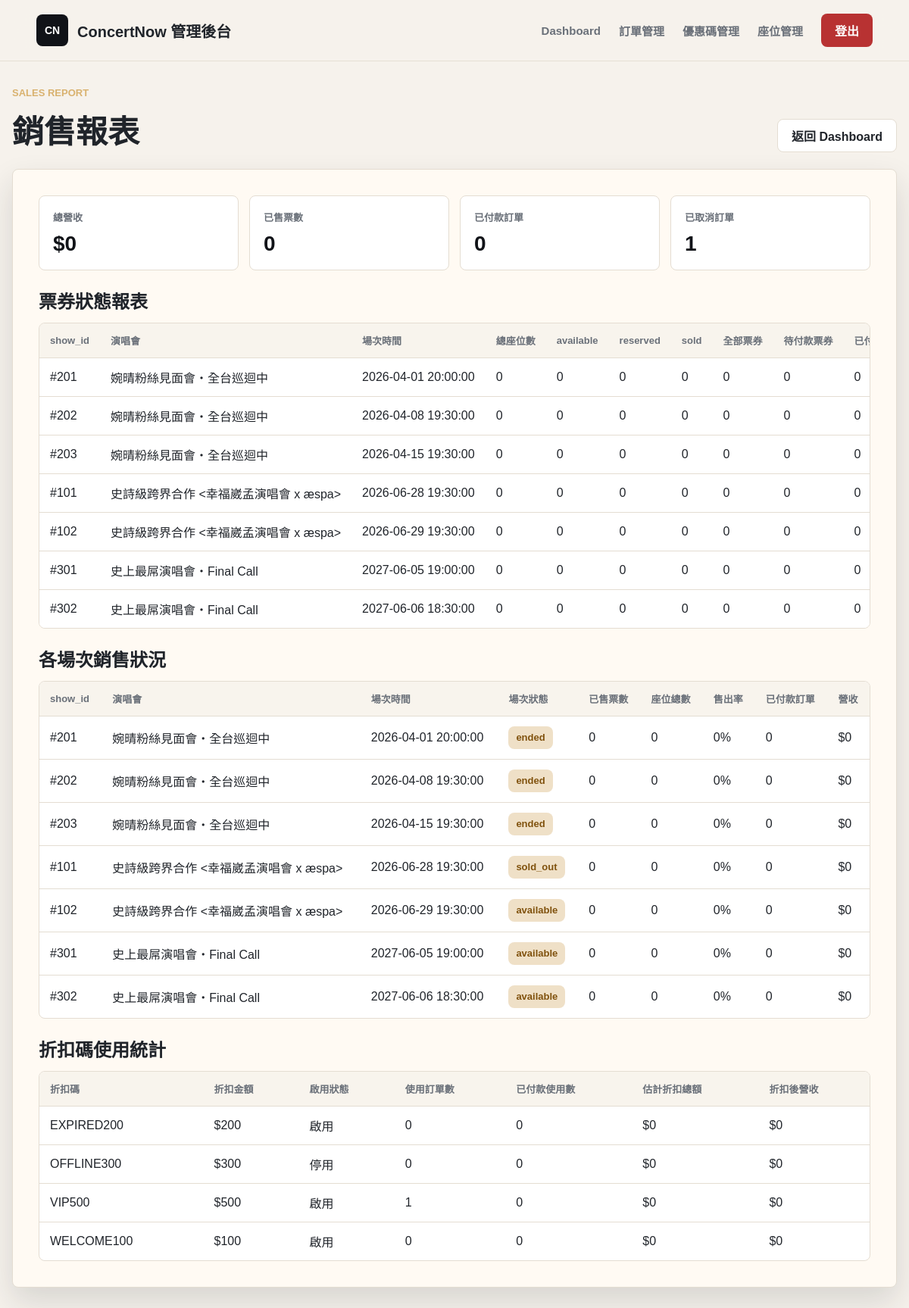
The app's page /manager/reports.php (signed in) with its own data.
### tables this page shows
CREATE TABLE ShowDate (
    show_id INT AUTO_INCREMENT PRIMARY KEY,
    concert_id INT NOT NULL,                          
    show_datetime DATETIME NOT NULL,                  
    status VARCHAR(50) DEFAULT 'available',           
    FOREIGN KEY (concert_id) REFERENCES Concert(concert_id) ON DELETE CASCADE
);

CREATE TABLE Concert (
    concert_id INT AUTO_INCREMENT PRIMARY KEY,
    organizer_id INT NULL,                           
    artist VARCHAR(100) NOT NULL,                     
    title VARCHAR(255) NOT NULL,                      
    venue VARCHAR(100) NOT NULL,                      
    concert_address VARCHAR(255) NOT NULL,                    
    image VARCHAR(255),                               
    sale_start DATETIME NOT NULL,                     
    sale_end DATETIME NOT NULL,                       
    description TEXT,                                 
    notice TEXT,                                      
    created_at TIMESTAMP DEFAULT CURRENT_TIMESTAMP,
    FOREIGN KEY (organizer_id) REFERENCES Organizer(organizer_id) ON DELETE SET NULL
);

CREATE TABLE PromoCode (
    promo_id INT AUTO_INCREMENT PRIMARY KEY,
    code_name VARCHAR(50) NOT NULL UNIQUE,  
    discount_amount INT NOT NULL,           
    usage_limit INT NULL,                   
    starts_at DATETIME NULL,                
    expires_at DATETIME NULL,               
    is_active BOOLEAN DEFAULT TRUE,         
    created_at TIMESTAMP DEFAULT CURRENT_TIMESTAMP,
    updated_at TIMESTAMP DEFAULT CURRENT_TIMESTAMP ON UPDATE CURRENT_TIMESTAMP
);

### manager/reports.php (the view, shortened to what the rows shown need)
<?php
$authGuardPath = __DIR__ . '/../includes/auth_guard.php';
if (file_exists($authGuardPath)) {
    require_once $authGuardPath;
    if (function_exists('require_role')) {
        require_role('manager');
    }
} else {
    require_once __DIR__ . '/../includes/manager_auth.php';
}
require_once __DIR__ . '/../includes/db_config.php';
function moneyText($value)
{
    return '$' . number_format((float) $value);
}
$errors = [];
$showReports = [];
$ticketStatusReports = [];
$promoReports = [];
$dbReady = $pdo instanceof PDO;
if (!$dbReady) {
    $errors[] = '目前無法連線資料庫，請確認 MySQL 與 includes/db_config.php 設定。';
} else {
    try {
        $stmt = $pdo->prepare(
            "SELECT
                show_date.show_id,
                show_date.show_datetime,
                show_date.status AS show_status,
                concert.title AS concert_title,
                COUNT(DISTINCT seat.seat_id) AS total_seats,
                COUNT(DISTINCT CASE WHEN seat.status = 'sold' THEN seat.seat_id END) AS sold_tickets,
                COALESCE(order_summary.paid_orders, 0) AS paid_orders,
                COALESCE(order_summary.revenue, 0) AS revenue
             FROM ShowDate show_date
             INNER JOIN Concert concert ON concert.concert_id = show_date.concert_id
             LEFT JOIN Seat seat ON seat.show_id = show_date.show_id
             LEFT JOIN Ticket ticket ON ticket.seat_id = seat.seat_id
             LEFT JOIN Orders orders_table ON orders_table.order_id = ticket.order_id
             LEFT JOIN (
                SELECT show_id, COUNT(*) AS paid_orders, SUM(total_price) AS revenue
                FROM Orders
                WHERE status = 'paid'
                GROUP BY show_id
             ) order_summary ON order_summary.show_id = show_date.show_id
             GROUP BY
                show_date.show_id,
                show_date.show_datetime,
                show_date.status,
                concert.title,
                order_summary.paid_orders,
                order_summary.revenue
             ORDER BY show_date.show_datetime, show_date.show_id"
        );
        $stmt->execute();
        $showReports = $stmt->fetchAll();
    } catch (PDOException $exception) {
        error_log('Fetch show sales report failed: ' . $exception->getMessage());
        $errors[] = '讀取各場次銷售狀況失敗，請稍後再試。';
    }
    try {
        $stmt = $pdo->prepare(
            "SELECT
                show_date.show_id,
                show_date.show_datetime,
                concert.title AS concert_title,
                COUNT(DISTINCT seat.seat_id) AS total_seats,
                COUNT(DISTINCT CASE WHEN seat.status = 'available' THEN seat.seat_id END) AS available_seats,
                COUNT(DISTINCT CASE WHEN seat.status = 'reserved' THEN seat.seat_id END) AS reserved_seats,
                COUNT(DISTINCT CASE WHEN seat.status = 'sold' THEN seat.seat_id END) AS sold_seats,
                COUNT(DISTINCT ticket.ticket_id) AS total_tickets,
                COUNT(DISTINCT CASE WHEN orders_table.status = 'pending_payment' THEN ticket.ticket_id END) AS pending_tickets,
                COUNT(DISTINCT CASE WHEN orders_table.status = 'paid' THEN ticket.ticket_id END) AS paid_tickets,
                COUNT(DISTINCT cancelled_ticket.cancelled_ticket_id) AS cancelled_tickets
             FROM ShowDate show_date
             INNER JOIN Concert concert ON concert.concert_id = show_date.concert_id
             LEFT JOIN Seat seat ON seat.show_id = show_date.show_id
             LEFT JOIN Ticket ticket ON ticket.seat_id = seat.seat_id
             LEFT JOIN Orders orders_table ON orders_table.order_id = ticket.order_id
             LEFT JOIN CancelledTicket cancelled_ticket ON cancelled_ticket.show_id = show_date.show_id
             GROUP BY show_date.show_id, show_date.show_datetime, concert.title
             ORDER BY show_date.show_datetime, show_date.show_id"
        );
        $stmt->execute();
        $ticketStatusReports = $stmt->fetchAll();
    } catch (PDOException $exception) {
        error_log('Fetch ticket status report failed: ' . $exception->getMessage());
        $errors[] = '讀取票券狀態報表失敗，請稍後再試。';
    }
    try {
        $stmt = $pdo->prepare(
            "SELECT
                promo.promo_id,
                promo.code_name,
                promo.discount_amount,
                promo.is_active,
                COUNT(orders_table.order_id) AS used_orders,
                COALESCE(SUM(CASE WHEN orders_table.status = 'paid' THEN 1 ELSE 0 END), 0) AS paid_used_orders,
                COALESCE(SUM(CASE WHEN orders_table.status = 'paid' THEN promo.discount_amount ELSE 0 END), 0) AS estimated_discount_total,
                COALESCE(SUM(CASE WHEN orders_table.status = 'paid' THEN orders_table.total_price ELSE 0 END), 0) AS paid_revenue_after_discount
             FROM PromoCode promo
             LEFT JOIN Orders orders_table ON orders_table.promo_id = promo.promo_id
             GROUP BY promo.promo_id, promo.code_name, promo.discount_amount, promo.is_active
             ORDER BY paid_used_orders DESC, promo.code_name"
        );
        $stmt->execute();
        $promoReports = $stmt->fetchAll();
    } catch (PDOException $exception) {
        error_log('Fetch promo report failed: ' . $exception->getMessage());
        $errors[] = '讀取折扣碼使用統計失敗，請稍後再試。';
    }
}
?>
<!doctype html>
<html lang="zh-Hant">
<head>
    <link rel="stylesheet" href="../assets/css/style.css">
</head>
<body>
    <main class="concert-section manager-reports">
        <div class="section-title">
            <div>
                <h2>銷售報表</h2>
            </div>
        </div>
        <section class="placeholder-card reports-panel">
            <div class="reports-layout">
                <div class="report-section">
                    <div class="table-wrap">
                        <?php if ($ticketStatusReports): ?>
                            <table class="report-table">
                                <thead>
                                    <tr>
                                        <th>show_id</th>
                                        <th>演唱會</th>
                                        <th>場次時間</th>
                                        <th>總座位數</th>
                                        <th>available</th>
                                        <th>reserved</th>
                                        <th>sold</th>
                                        <th>全部票券</th>
                                        <th>待付款票券</th>
                                        <th>已付款票券</th>
                                    </tr>
                                </thead>
                                <tbody>
                                    <?php foreach ($ticketStatusReports as $ticketStatus): ?>
                                        <?php
                                        $totalSeats = (int) $ticketStatus['total_seats'];
                                        $soldSeats = (int) $ticketStatus['sold_seats'];
                                        $reservedSeats = (int) $ticketStatus['reserved_seats'];
                                        ?>
                                        <tr>
                                            <td>#<?= h($ticketStatus['show_id']) ?></td>
                                            <td><?= h($ticketStatus['concert_title']) ?></td>
                                            <td><?= h($ticketStatus['show_datetime']) ?></td>
                                            <td><?= h($totalSeats) ?></td>
                                            <td><?= h((int) $ticketStatus['available_seats']) ?></td>
                                            <td><?= h($reservedSeats) ?></td>
                                            <td><?= h($soldSeats) ?></td>
                                            <td><?= h((int) $ticketStatus['total_tickets']) ?></td>
                                            <td><?= h((int) $ticketStatus['pending_tickets']) ?></td>
                                            <td><?= h((int) $ticketStatus['paid_tickets']) ?></td>
                                        </tr>
                                    <?php endforeach; ?>
                                </tbody>
                            </table>
                        <?php else: ?>
                            <div class="empty-row">目前沒有票券狀態資料。</div>
                        <?php endif; ?>
                    </div>
                </div>
                <div class="report-section">
                    <div class="table-wrap">
                        <?php if ($showReports): ?>
                            <table class="report-table">
                                <thead>
                                    <tr>
                                        <th>show_id</th>
                                        <th>演唱會</th>
                                        <th>場次時間</th>
                                        <th>場次狀態</th>
                                        <th>已售票數</th>
                                        <th>座位總數</th>
                                        <th>售出率</th>
                                        <th>已付款訂單</th>
                                        <th>營收</th>
                                    </tr>
                                </thead>
                                <tbody>
                                    <?php foreach ($showReports as $show): ?>
                                        <?php
                                        $totalSeats = (int) $show['total_seats'];
                                        $soldTickets = (int) $show['sold_tickets'];
                                        $soldRate = $totalSeats > 0 ? round($soldTickets / $totalSeats * 100, 1) . '%' : '0%';
                                        ?>
                                        <tr>
                                            <td>#<?= h($show['show_id']) ?></td>
                                            <td><?= h($show['concert_title']) ?></td>
                                            <td><?= h($show['show_datetime']) ?></td>
                                            <td><span class="status-pill"><?= h($show['show_status']) ?></span></td>
                                            <td><?= h($soldTickets) ?></td>
                                            <td><?= h($totalSeats) ?></td>
                                            <td><?= h($soldRate) ?></td>
                                            <td><?= h((int) $show['paid_orders']) ?></td>
                                            <td><?= h(moneyText($show['revenue'])) ?></td>
                                        </tr>
                                    <?php endforeach; ?>
                                </tbody>
                            </table>
                        <?php else: ?>
                            <div class="empty-row">目前沒有場次資料。</div>
                        <?php endif; ?>
                    </div>
                </div>
                <div class="report-section">
                    <div class="table-wrap">
                        <?php if ($promoReports): ?>
                            <table class="report-table">
                                <thead>
                                    <tr>
                                        <th>折扣碼</th>
                                        <th>折扣金額</th>
                                        <th>啟用狀態</th>
                                        <th>使用訂單數</th>
                                        <th>已付款使用數</th>
                                        <th>估計折扣總額</th>
                                        <th>折扣後營收</th>
                                    </tr>
                                </thead>
                                <tbody>
                                    <?php foreach ($promoReports as $promo): ?>
                                        <tr>
                                            <td><?= h($promo['code_name']) ?></td>
                                            <td><?= h(moneyText($promo['discount_amount'])) ?></td>
                                            <td><?= ((int) $promo['is_active'] === 1) ? '啟用' : '停用' ?></td>
                                            <td><?= h((int) $promo['used_orders']) ?></td>
                                            <td><?= h((int) $promo['paid_used_orders']) ?></td>
                                            <td><?= h(moneyText($promo['estimated_discount_total'])) ?></td>
                                            <td><?= h(moneyText($promo['paid_revenue_after_discount'])) ?></td>
                                        </tr>
                                    <?php endforeach; ?>
                                </tbody>
                            </table>
                        <?php else: ?>
                            <div class="empty-row">目前沒有折扣碼資料。</div>
                        <?php endif; ?>
                    </div>
                </div>
            </div>
        </section>
    </main>
</body>
</html>

### records on screen
showdate: show_id "201", concert.title "婉晴粉絲見面會・全台巡迴中", show_datetime "2026-04-01 20:00:00", totalSeats "0", available_seats "0", reservedSeats "0", soldSeats "0", total_tickets "0", pending_tickets "0", paid_tickets "0", status "ended", soldTickets "0", soldRate "0%", paid_orders "0", revenue "$0"
showdate: show_id "202", concert.title "婉晴粉絲見面會・全台巡迴中", show_datetime "2026-04-08 19:30:00", totalSeats "0", available_seats "0", reservedSeats "0", soldSeats "0", total_tickets "0", pending_tickets "0", paid_tickets "0", status "ended", soldTickets "0", soldRate "0%", paid_orders "0", revenue "$0"
showdate: show_id "203", concert.title "婉晴粉絲見面會・全台巡迴中", show_datetime "2026-04-15 19:30:00", totalSeats "0", available_seats "0", reservedSeats "0", soldSeats "0", total_tickets "0", pending_tickets "0", paid_tickets "0", status "ended", soldTickets "0", soldRate "0%", paid_orders "0", revenue "$0"
showdate: show_id "101", concert.title "史詩級跨界合作 <幸福崴孟演唱會 x æspa>", show_datetime "2026-06-28 19:30:00", totalSeats "0", available_seats "0", reservedSeats "0", soldSeats "0", total_tickets "0", pending_tickets "0", paid_tickets "0", status "sold_out", soldTickets "0", soldRate "0%", paid_orders "0", revenue "$0"
showdate: show_id "102", concert.title "史詩級跨界合作 <幸福崴孟演唱會 x æspa>", show_datetime "2026-06-29 19:30:00", totalSeats "0", available_seats "0", reservedSeats "0", soldSeats "0", total_tickets "0", pending_tickets "0", paid_tickets "0", status "available", soldTickets "0", soldRate "0%", paid_orders "0", revenue "$0"
showdate: show_id "301", concert.title "史上最屌演唱會・Final Call", show_datetime "2027-06-05 19:00:00", totalSeats "0", available_seats "0", reservedSeats "0", soldSeats "0", total_tickets "0", pending_tickets "0", paid_tickets "0", status "available", soldTickets "0", soldRate "0%", paid_orders "0", revenue "$0"
showdate: show_id "302", concert.title "史上最屌演唱會・Final Call", show_datetime "2027-06-06 18:30:00", totalSeats "0", available_seats "0", reservedSeats "0", soldSeats "0", total_tickets "0", pending_tickets "0", paid_tickets "0", status "available", soldTickets "0", soldRate "0%", paid_orders "0", revenue "$0"
promocode: code_name "EXPIRED200", discount_amount "$200", is_active "啟用", used_orders "0", paid_used_orders "0", estimated_discount_total "$0", paid_revenue_after_discount "$0"
promocode: code_name "OFFLINE300", discount_amount "$300", is_active "停用", used_orders "0", paid_used_orders "0", estimated_discount_total "$0", paid_revenue_after_discount "$0"
promocode: code_name "VIP500", discount_amount "$500", is_active "啟用", used_orders "1", paid_used_orders "0", estimated_discount_total "$0", paid_revenue_after_discount "$0"
promocode: code_name "WELCOME100", discount_amount "$100", is_active "啟用", used_orders "0", paid_used_orders "0", estimated_discount_total "$0", paid_revenue_after_discount "$0"

### other values on screen
moneyText($summary['total_revenue']) "$0"
$summary['sold_tickets'] "0"
$summary['paid_orders'] "0"
$summary['cancelled_orders'] "1"
